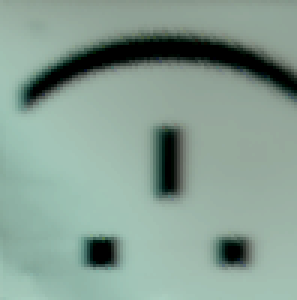
#> input picture src/python/emoticon.png, 99 x 100 px (shown 3 times larger)
$ python auto_canny.py
#> lines starting #> are read from the running program, lines starting #| are printed output that depends on the picture; after the words box and inside, x2 and y2 are one past the last pixel; in counts of white or black regions, pixels touching at a corner belong together
#> further down, im is the input picture: shape (100, 99, 3); mean B, G, R 146.4, 158, 134.2
import numpy as np
import argparse
import glob
import cv2
from PIL import Image
from scipy import misc
from pprint import pprint

def auto_canny(image, sigma = 0.33):
#> called with sigma = 0.33
    v = np.median(image)
#> v = 159
    lower = int(max(0, (1.0 - sigma) * v))
#> lower = 106
    upper = int(min(255, (1.0 + sigma) * v))
#> upper = 211
    edged = cv2.Canny(image, lower, upper)
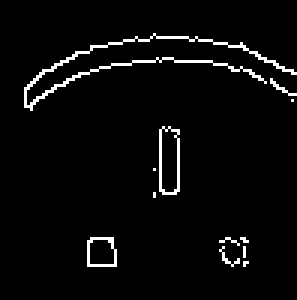
#> edged: shape (100, 99) (shown 3 times larger); 3.6% white in thin lines or dots, all inside (x1, y1, x2, y2) = (8, 11, 99, 89)

    dim = (50,50)
    resized = cv2.resize(edged, dim, interpolation=cv2.INTER_AREA)
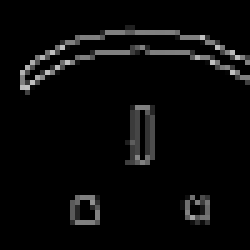
#> resized: shape (50, 50) (shown 5 times larger); min 0, max 192, mean 9.1
    cv2.imwrite("edged.png", resized)

    img = Image.open("edged.png")
    x = np.array(img, dtype="uint8")

    for r in range(len(x)):
        for c in range(len(x[0])):
            if x[r][c] > 0:
                x[r][c] = 255
            else:
                x[r][c] = 0
#> this loop made 50 passes
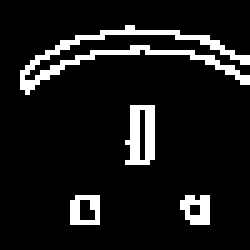
#> x: shape (50, 50) (shown 5 times larger); 9.6% white in thin lines or dots, all inside (x1, y1, x2, y2) = (4, 5, 50, 45)

    s = Image.fromarray(x)
    s.save("refactored.png")

if __name__ == "__main__":
    im = cv2.imread("emoticon.png")
    auto_canny(im)
